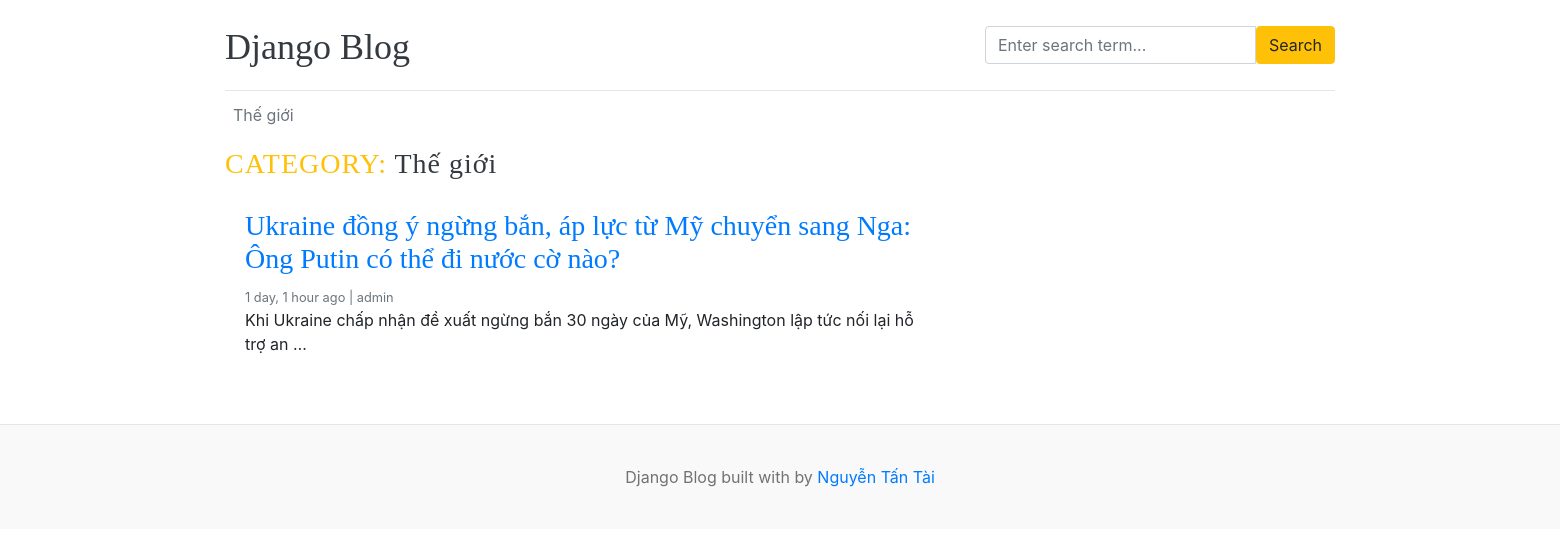
Before: /category/1/ with the older database file.
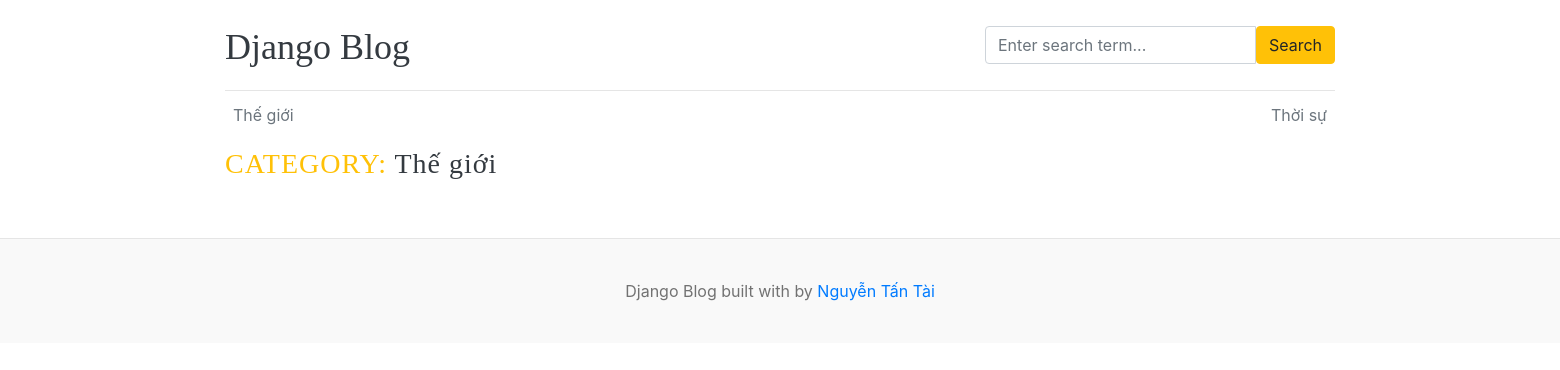
After: the same page with the newer database file.
### blogs/models.py (models this page shows, shortened)
class Category(models.Model):
    category_name = models.CharField(max_length=50, unique=True)
    created_at = models.DateTimeField(auto_now_add=True)
    updated_at = models.DateTimeField(auto_now=True)
    class Meta:
        verbose_name_plural = "Categories"
    def __str__(self):
        return self.category_name

class Blogs(models.Model):
    title = models.CharField(max_length=100, unique=True)
    slug = models.SlugField(unique=True, blank=True)
    category = models.ForeignKey(Category, on_delete=models.CASCADE)
    author = models.ForeignKey(User, on_delete=models.CASCADE)
    blog_image = models.ImageField(upload_to="uploads/%y/%m/%d")
    short_description = models.TextField(max_length=2000)
    blog_body = models.TextField(max_length=3000)
    status = models.CharField(max_length=100, choices=STATUS_CHOICES, default="draft")
    is_feacherd = models.BooleanField(default=False)
    created_at = models.DateTimeField(auto_now_add=True)
    updated_at = models.DateTimeField(auto_now=True)
    class Meta:
        verbose_name_plural = "blogs"

### blogs/views.py (the view)
# urls.py: path("category/<int:category_id>/", views.posts_by_category, name="posts_by_category")
def posts_by_category(request, category_id):
    posts = Blogs.objects.filter(status="published", category=category_id)
    try:
        category = Category.objects.get(pk=category_id)
    except:
        return redirect("home")
    context = {
        "posts": posts,
        "category": category
    }
    return render(request, "posts_by_category.html", context)

### blogs/context_processors.py (called while the page is built)
def get_categories(request):
    categories = Category.objects.all()
    return dict(categories=categories)

### templates/posts_by_category.html
{% extends 'base/base.html' %}
{% block content %}
<h3 class="text-warning" style="letter-spacing: 1px">CATEGORY: <span class="text-dark">{{ category }}</span></h3>
<main role="main" class="container p-0">
    <div class="row">
        <div class="col-md-8 blog-main">
            {% for post in posts %}
            <div class="card border-0">
                <div class="card-body">
                    <h3><a href="{% url 'blogs' post.slug %}">{{ post.title }}</a></h3>
                    <small class="mb-1 text-muted">{{ post.created_at | timesince }} ago | {{ post.author }}</small>
                    <p class="card-text">
                        {{ post.short_description | truncatewords:20 }}
                    </p>
                </div>
            </div>
            {% endfor %}
        </div>
    </div>
</main>
</div>
{% endblock %}

### templates/base/header.html (shortened to what this page needs)
{% load static %}
<!DOCTYPE html>
<html lang="en">
<head>
    <link href="https://getbootstrap.com/docs/4.0/dist/css/bootstrap.min.css" rel="stylesheet" />
    <link href="{% static 'css/blog.css' %}" rel="stylesheet" />
</head>
<body>
    <div class="container">
        <header class="blog-header py-3">
            <div class="row flex-nowrap justify-content-between align-items-center">
                <div class="col-8 pt-1">
                    <a class="blog-header-logo text-dark" href="/">Django Blog</a>
                </div>
                <div class="col-4">
                    <form action="{% url 'search' %}" method="GET">
                        <div class="input-group">
                            <input class="form-control" name="keyword" type="text" placeholder="Enter search term..."
                                aria-label="Enter search term..." aria-describedby="button-search" />
                            <button type="submit" class="btn btn-warning" id="button-search">Search</button>
                        </div>
                    </form>
                </div>
                <div class="col-4 d-flex justify-content-end align-items-center">
                </div>
            </div>
        </header>
        {% if "dashboard" not in request.path %}
        <div class="nav-scroller py-1 mb-2">
            <nav class="nav d-flex justify-content-between">
                {% for cat in categories %}
                <a class="p-2 text-muted" href="{% url 'posts_by_category' cat.id %}">{{ cat.category_name }}</a>
                {% endfor %}
            </nav>
        </div>
        {% endif %}

Changed rows visible on the page:
removed Blogs: title "Ukraine đồng ý ngừng bắn, áp lực từ Mỹ chuyển sang Nga: Ông Putin có thể đi nước cờ nào?", created_at "1 day, 1 hour", author "admin", short_description "Khi Ukraine chấp nhận đề xuất ngừng bắn 30 ngày của Mỹ, Washington lập tức nối lại hỗ trợ an …"
added Category: category_name "Thời sự"
